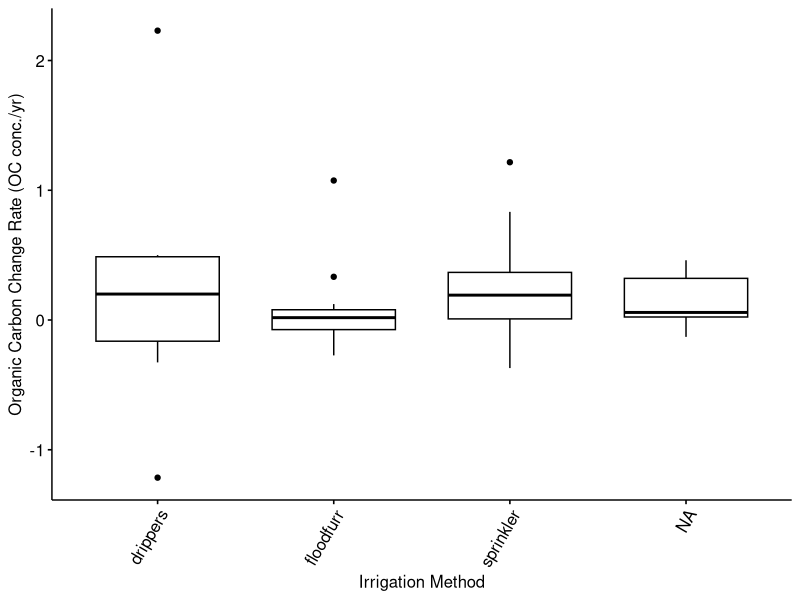
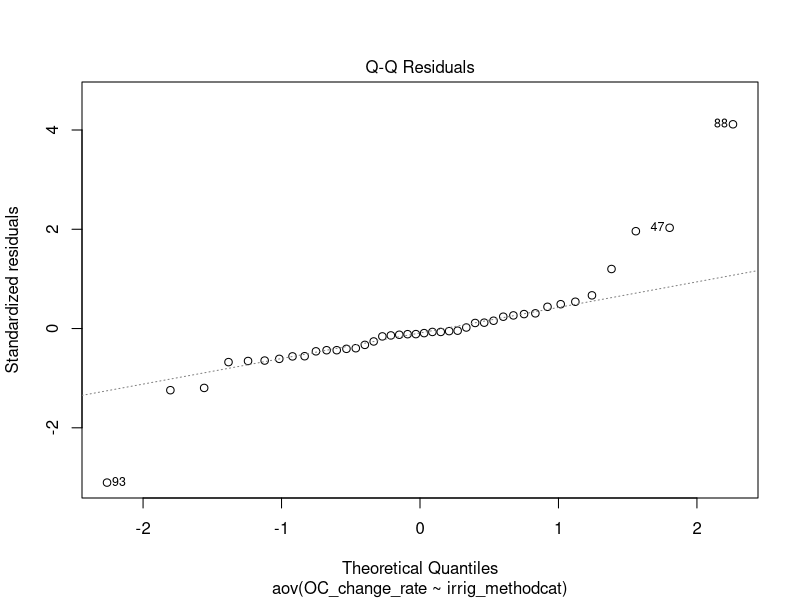
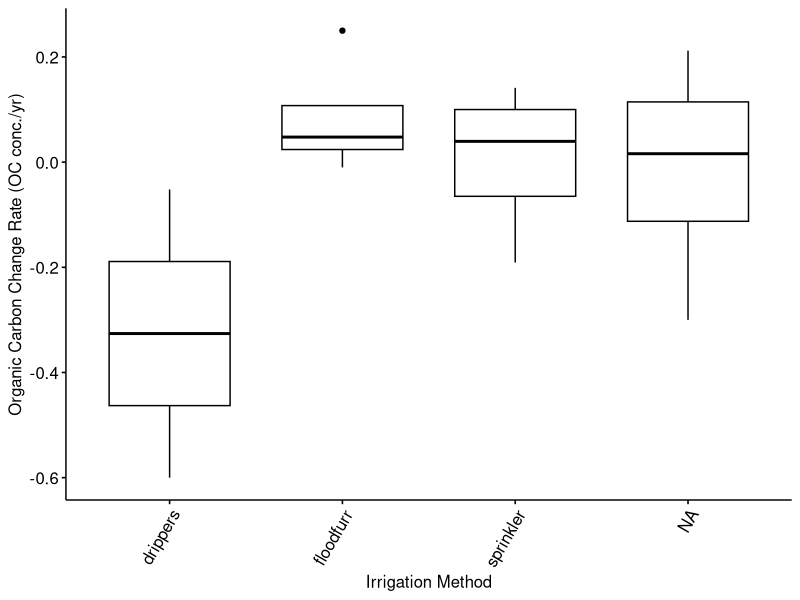
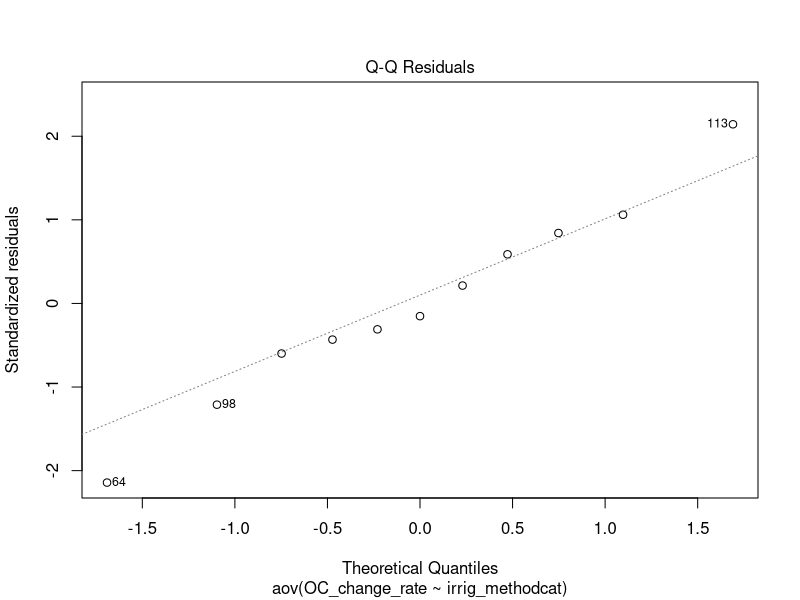
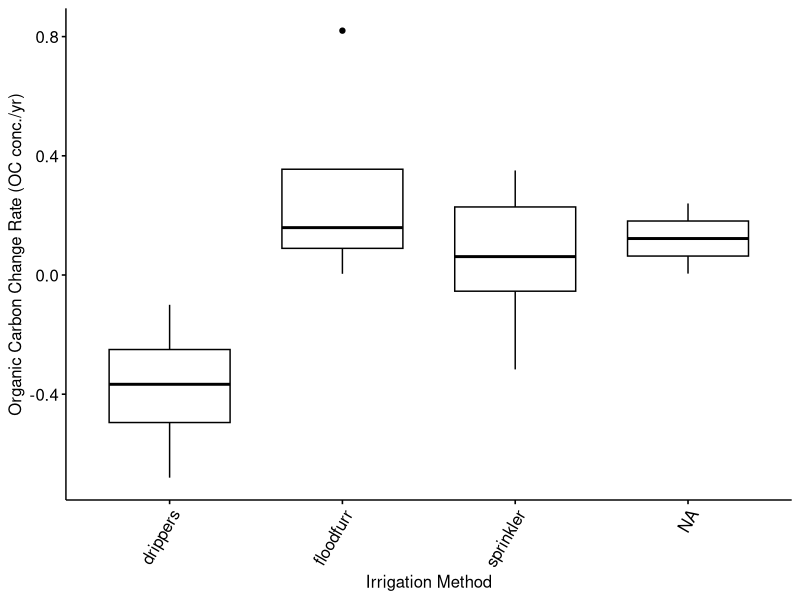
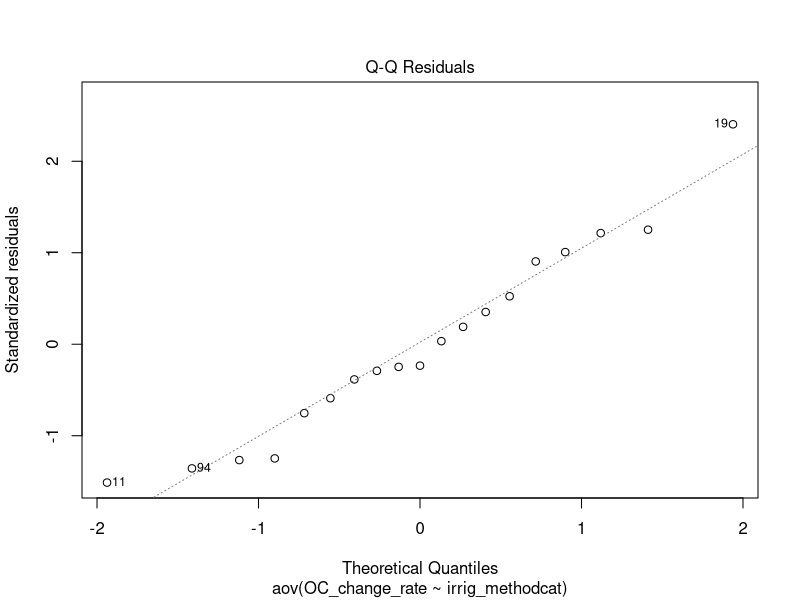
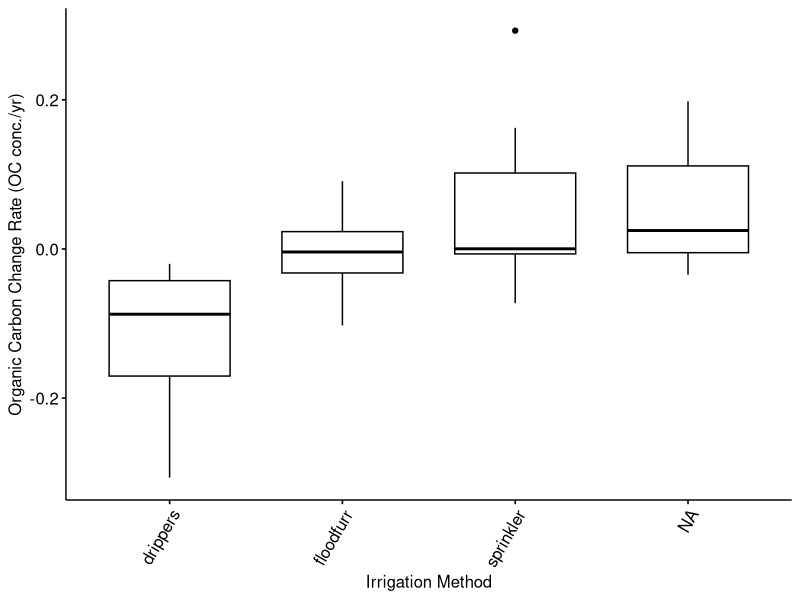
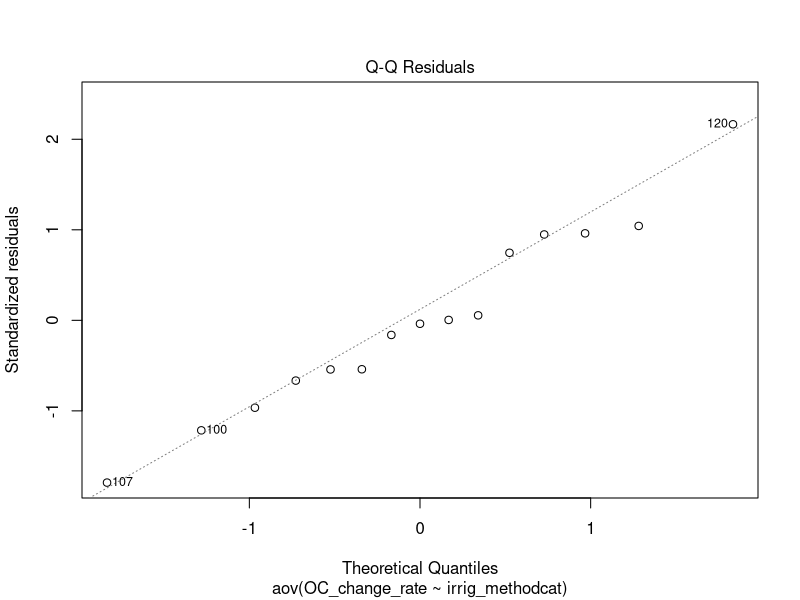

Write the R code that produced these figures, in order.
## ---- chunk 1
# Load libraries
suppressWarnings(suppressMessages({
    library(tidyverse)
    library(ggpubr)
}))
## ---- chunk 2
# Load dataset
suppressWarnings(suppressMessages({
    datacsv <- read_csv("datasets/irrt1vt2_estBD_mar27.csv")
    dataset <- data.frame(datacsv)
}))
## ---- chunk 3
# Remove outliers
temp_dataset <- split(dataset, dataset$ref_num=="24")
dataset <- temp_dataset$'FALSE'

temp_dataset <- split(dataset, dataset$ref_num=="19")
dataset <- temp_dataset$'FALSE'
## ---- chunk 4
# Remove outlier
temp_dataset <- split(dataset, dataset$ref_num=="24")
dataset <- temp_dataset$'FALSE'
## ---- chunk 5
# Factor whole dataset
dataset[sapply(dataset, is.character)] <- lapply(dataset[sapply(dataset, is.character)], as.factor)

# Store rows without N+ and N- pairings in a temporary variable
tempData1a <- split(dataset, dataset$N_pair=="no")
dataseta <- tempData1a$'TRUE'

# For rows that do have a N+ and N- paring, store only the N- rows in a temporary variable
tempData1b <- split(dataset, dataset$N_pair_state=="N+")
datasetb <- tempData1b$'FALSE'

# Combine the two temporary variables into a unified dataset without the N+ treatments where such pairings exist in the dataset
dataset <- rbind(dataseta, datasetb)

# Separate out the 0 - 10 cm depth incrememt
tempData2 <- split(dataset, dataset$depth_cat_2=="0-10cm")
depth_10 <- tempData2$'TRUE'

# Separate out the 10 - 20 cm depth incrememt
tempData2 <- split(dataset, dataset$depth_cat_2=="10-20cm")
depth_20 <- tempData2$'TRUE'

# Separate out the 20 - 30 cm depth incrememt
tempData2 <- split(dataset, dataset$depth_cat_2=="20-30cm")
depth_30 <- tempData2$'TRUE'

# Separate out the 30+ cm depth incrememt
tempData2 <- split(dataset, dataset$depth_cat_2=="30+cm")
depth_30p <- tempData2$'TRUE'
## ---- chunk 6
# Boxplot to visualize the average OC change rate for each Irrigation Method (Category)
p <- ggboxplot(depth_10, x="irrig_methodcat", y="OC_change_rate", 
          #color = "depth_cat_2", palette = c("#00AFBB", "#E7B800", "#71f442", "#fc79e6"),
          ylab = "Organic Carbon Change Rate (OC conc./yr)", xlab = "Irrigation Method")
p + theme(axis.text.x = element_text(angle = 60, hjust = 1))
## ---- chunk 7
# ANOVA and Tukey's for above boxplot
aov_0_10_per_C <- aov(OC_change_rate ~ irrig_methodcat, data = depth_10)
summary(aov_0_10_per_C)
plot(aov_0_10_per_C, 2) # View normality of residuals

TukeyHSD(aov_0_10_per_C)
## ---- chunk 8
# Boxplot to visualize the average OC change rate for each Irrigation Method (Category)
p2 <- ggboxplot(depth_20, x="irrig_methodcat", y="OC_change_rate", 
          #color = "depth_cat_2", palette = c("#00AFBB", "#E7B800", "#71f442", "#fc79e6"),
          ylab = "Organic Carbon Change Rate (OC conc./yr)", xlab = "Irrigation Method")
p2 + theme(axis.text.x = element_text(angle = 60, hjust = 1))
## ---- chunk 9
# ANOVA and Tukey's for above boxplot
aov_10_20_per_C <- aov(OC_change_rate ~ irrig_methodcat, data = depth_20)
summary(aov_10_20_per_C)
plot(aov_10_20_per_C, 2) # View normality of residuals

TukeyHSD(aov_10_20_per_C)
## ---- chunk 10
# Boxplot to visualize the average OC change rate for each Irrigation Method (Category)
p3 <- ggboxplot(depth_30, x="irrig_methodcat", y="OC_change_rate", 
          #color = "depth_cat_2", palette = c("#00AFBB", "#E7B800", "#71f442", "#fc79e6"),
          ylab = "Organic Carbon Change Rate (OC conc./yr)", xlab = "Irrigation Method")
p3 + theme(axis.text.x = element_text(angle = 60, hjust = 1))
## ---- chunk 11
# ANOVA and Tukey's for above boxplot
aov_20_30_per_C <- aov(OC_change_rate ~ irrig_methodcat, data = depth_30)
summary(aov_20_30_per_C)
plot(aov_20_30_per_C, 2) # View normality of residuals

TukeyHSD(aov_20_30_per_C)
## ---- chunk 12
# Boxplot to visualize the average OC change rate for each Irrigation Method (Category)
p4 <- ggboxplot(depth_30p, x="irrig_methodcat", y="OC_change_rate", 
          #color = "depth_cat_2", palette = c("#00AFBB", "#E7B800", "#71f442", "#fc79e6"),
          ylab = "Organic Carbon Change Rate (OC conc./yr)", xlab = "Irrigation Method")
p4 + theme(axis.text.x = element_text(angle = 60, hjust = 1))
## ---- chunk 13
# ANOVA and Tukey's for above boxplot
aov_30p_per_C <- aov(OC_change_rate ~ irrig_methodcat, data = depth_30p)
summary(aov_30p_per_C)
plot(aov_30p_per_C, 2) # View normality of residuals

TukeyHSD(aov_30p_per_C)
## ---- chunk 14
# Boxplot to visualize the average OC change rate for each Irrigation Method (Category) and depth
p5 <- ggboxplot(dataset, x="irrig_methodcat", y="OC_change_rate", 
          color = "depth_cat_2", palette = c("#00AFBB", "#E7B800", "#71f442", "#fc79e6"),
          ylab = "Organic Carbon Change Rate (OC conc./yr)", xlab = "Irrigation Method")
p5 + theme(axis.text.x = element_text(angle = 60, hjust = 1))
